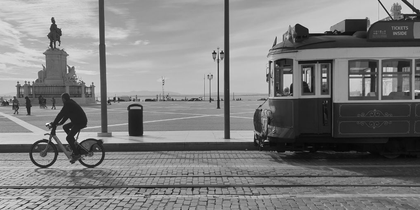
%> input picture 04 - Corner detection/Lisboa.png, 420 x 210 px, shrunk from 1024 x 512 before the run
$ octave main.m   (GNU Octave 9; MATLAB toolbox functions it lacks are replaced by stand-ins)
%> lines starting %> are read from the running program, lines starting %| are printed output that depends on the picture
%%%%%%%%%%%%%%%%%%%%%%%%%%%%%%%%%%%%%%%%%%%%
%           Luis ROSARIO TREMOULET         %
%                                          %
%      Tratemiento digital de imagenes     %
%                Parte 4                   %
%%%%%%%%%%%%%%%%%%%%%%%%%%%%%%%%%%%%%%%%%%%%%

clear all;
close all;

%% Selección de los parametros

path = 'Lisboa.png';
thresh = 8;

%% Cargar la imagen

img = imread(path);
%> img is the input picture: size 210x420 uint8; min 5, max 255, mean 125.9

%% Si imagen RGB -> Grayscale

if size(img, 3) == 3
    img = rgb2gray(img);
end

%% Operaciones de morfología
result_1 = imdilate(img, [0, 0, 1, 0, 0;
                          0, 0, 1, 0, 0;
                          1, 1, 1, 1, 1;
                          0, 0, 1, 0, 0;
                          0, 0, 1, 0, 0]);
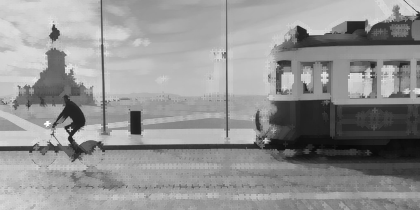
%> result_1: size 210x420 uint8; min 8, max 255, mean 146.8
result_1 = imerode(result_1, [0, 0, 1, 0, 0;
                              0, 1, 1, 1, 0;
                              1, 1, 1, 1, 1;
                              0, 1, 1, 1, 0;
                              0, 0, 1, 0, 0]);
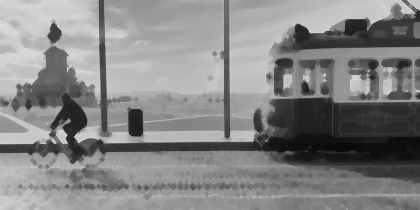
%> result_1: size 210x420 uint8; min 8, max 231, mean 132.7
result_2 = imdilate(img, [1, 0, 0, 0, 1;
                          0, 1, 0, 1, 0;
                          0, 0, 1, 0, 0;
                          0, 1, 0, 1, 0;
                          1, 0, 0, 0, 1]);
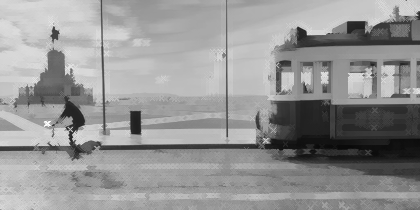
%> result_2: size 210x420 uint8; min 8, max 255, mean 148.9
result_2 = imerode(result_2, [1, 1, 1, 1, 1;
                              1, 1, 1, 1, 1;
                              1, 1, 1, 1, 1;
                              1, 1, 1, 1, 1;
                              1, 1, 1, 1, 1]);
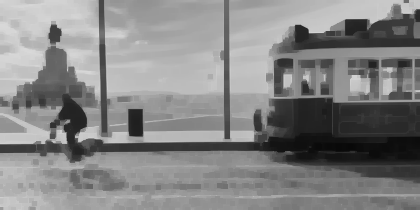
%> result_2: size 210x420 uint8; min 8, max 217, mean 132.6

img_final = result_1 - result_2;
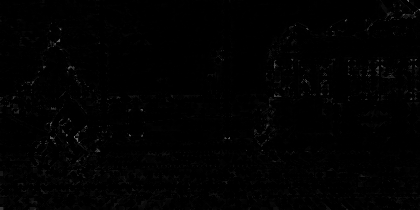
%> img_final: size 210x420 uint8; min 0, max 124, mean 1.5

%% Tamańo del resultado
[height, width] = size(img_final);
%> height = 210; width = 420

%% Copiar el resultado

img_final_not_binarize = img_final;

for i = 1:1:height
    for j = 1:1:width
        if(img_final(i, j) > thresh)
            img_final(i, j) = 255;
        else
            img_final(i,j) = 0;
        end
    end
end
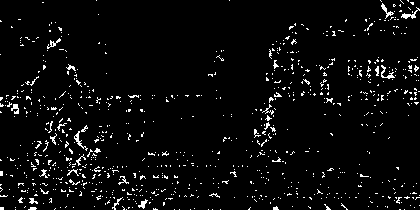
%> img_final: size 210x420 uint8; 4.2% white in thin lines or dots

%% Ver el resultado 1
figure;
imshow(img_final_not_binarize);
title ('Not binarized');

%% Ver el resultado 2 (binarized)
figure;
imshow(img_final);
title ('Binarized');
